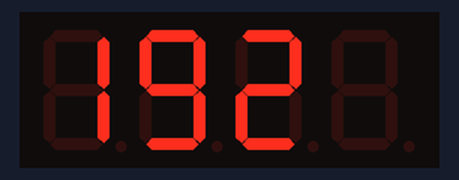
This program was run on a simulated Raspberry Pi (BCM pin numbers). Parts: 4-digit seven-segment display. The clock reads 2024-03-15 10:24:30 at power-on unless the program sets it; system figures (address, load, memory, disk, uptime) are fixed made-up values.

Above: at 0.5 s.
At 1.9 s:
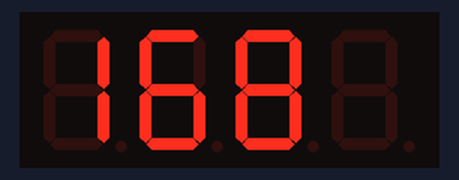
At 3.2 s:
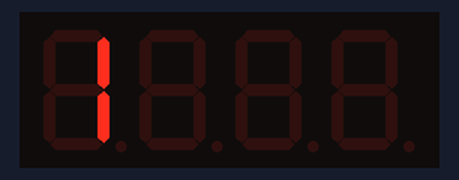
At 4.6 s:
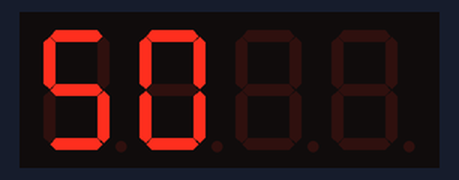
At 6.2 s:
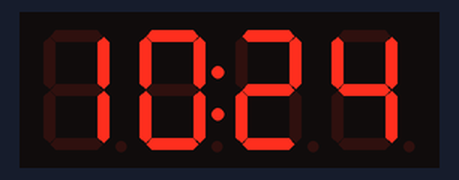
At 39.2 s:
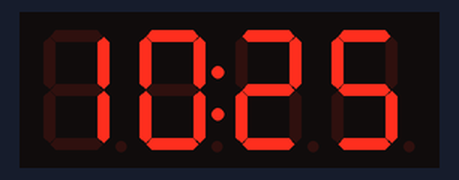

Measured:
- what the display in image 0 shows lasts 1.1 s, from 0.5 s to 1.6 s
- what the display in image 3 shows lasts 1.6 s, from 4.6 s to 6.2 s

The program:

pj04_digi_clock.py
```python
# Ê¹ÓÃPythonµÄturtle¿âÊµÏÖÆß¶ÎÊýÂë¹Ü»æÖÆ
# https://www.cnblogs.com/shenxiaolin/p/8471226.html

# raspberrypi-tm1637 https://github.com/johnlr/raspberrypi-tm1637
#!/usr/bin/env python3

import subprocess
from time import time, sleep, localtime

from wiringpi2 import wiringPiSetupGpio, pinMode, digitalRead, digitalWrite, GPIO
wiringPiSetupGpio()

CLK = 21
DIO = 20

"""
      A
     ---
  F |   | B
     -G-
  E |   | C
     ---
      D

"""


class TM1637:
    I2C_COMM1 = 0x40
    I2C_COMM2 = 0xC0
    I2C_COMM3 = 0x80
    digit_to_segment = [
        0b0111111, # 0
        0b0000110, # 1
        0b1011011, # 2
        0b1001111, # 3
        0b1100110, # 4
        0b1101101, # 5
        0b1111101, # 6
        0b0000111, # 7
        0b1111111, # 8
        0b1101111, # 9
        0b1110111, # A
        0b1111100, # b
        0b0111001, # C
        0b1011110, # d
        0b1111001, # E
        0b1110001  # F
        ]

    def __init__(self, clk, dio):
        self.clk = clk
        self.dio = dio
        self.brightness = 0x0f

        pinMode(self.clk, GPIO.INPUT)
        pinMode(self.dio, GPIO.INPUT)
        digitalWrite(self.clk, GPIO.LOW)
        digitalWrite(self.dio, GPIO.LOW)

    def bit_delay(self):
        sleep(0.001)
        return

    def set_segments(self, segments, pos=0):
        # Write COMM1
        self.start()
        self.write_byte(self.I2C_COMM1)
        self.stop()

        # Write COMM2 + first digit address
        self.start()
        self.write_byte(self.I2C_COMM2 + pos)

        for seg in segments:
            self.write_byte(seg)
        self.stop()

        # Write COMM3 + brightness
        self.start()
        self.write_byte(self.I2C_COMM3 + self.brightness)
        self.stop()

    def start(self):
        pinMode(self.dio, GPIO.OUTPUT)
        self.bit_delay()

    def stop(self):
        pinMode(self.dio, GPIO.OUTPUT)
        self.bit_delay()
        pinMode(self.clk, GPIO.INPUT)
        self.bit_delay()
        pinMode(self.dio, GPIO.INPUT)
        self.bit_delay()

    def write_byte(self, b):
      # 8 Data Bits
        for i in range(8):

            # CLK low
            pinMode(self.clk, GPIO.OUTPUT)
            self.bit_delay()

            pinMode(self.dio, GPIO.INPUT if b & 1 else GPIO.OUTPUT)

            self.bit_delay()

            pinMode(self.clk, GPIO.INPUT)
            self.bit_delay()
            b >>= 1

        pinMode(self.clk, GPIO.OUTPUT)
        self.bit_delay()
        pinMode(self.clk, GPIO.INPUT)
        self.bit_delay()
        pinMode(self.clk, GPIO.OUTPUT)
        self.bit_delay()

        return


def show_ip_address(tm):
    ipaddr = subprocess.check_output("hostname -I", shell=True, timeout=1).strip().split(b".")
    for octet in ipaddr:
        tm.set_segments([0, 0, 0, 0])
        sleep(0.1)
        tm.set_segments([tm.digit_to_segment[int(x) & 0xf] for x in octet])
        sleep(0.9)


def show_clock(tm):
        t = localtime()
        sleep(1 - time() % 1)
        d0 = tm.digit_to_segment[t.tm_hour // 10] if t.tm_hour // 10 else 0
        d1 = tm.digit_to_segment[t.tm_hour % 10]
        d2 = tm.digit_to_segment[t.tm_min // 10]
        d3 = tm.digit_to_segment[t.tm_min % 10]
        tm.set_segments([d0, 0x80 + d1, d2, d3])
        sleep(.5)
        tm.set_segments([d0, d1, d2, d3])


if __name__ == "__main__":
    tm = TM1637(CLK, DIO)

    show_ip_address(tm)

    while True:
        show_clock(tm)
```
